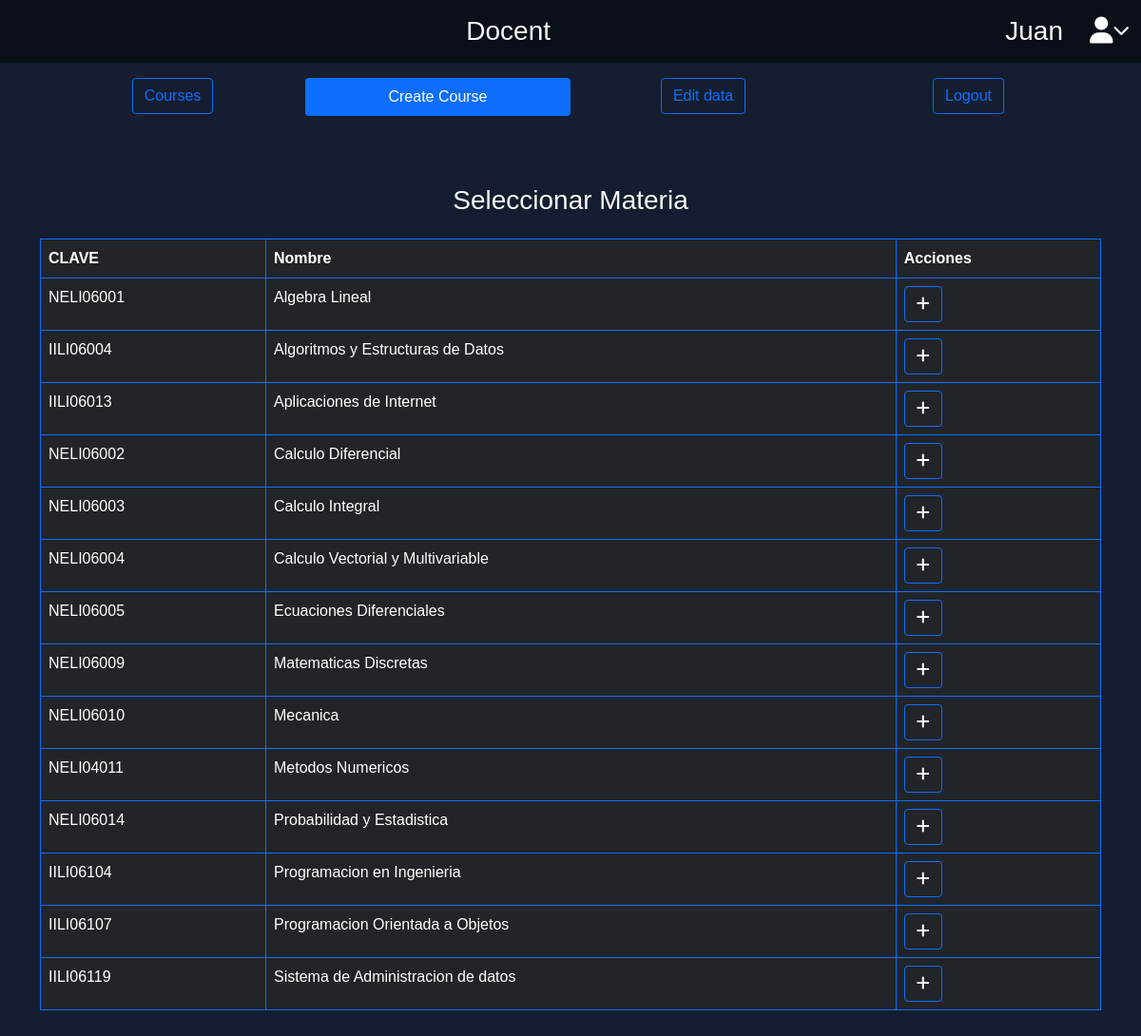
/index.php?docentView=create_course (signed in), run on the app's committed database.
### tables this page shows
CREATE TABLE IF NOT EXISTS materia(
	mat_clave VARCHAR (10) NOT NULL COMMENT 'identificador de la materia',
    mat_nombre VARCHAR (40) NOT NULL COMMENT 'Nombre de la materia',
    PRIMARY KEY (mat_clave),	 
								 
	INDEX (mat_nombre)
);

### controladores/P_controlador.php (called while the page is built)
<?php
class ControladorPlantilla{
    public function ctrTraerPlantilla(){
            include "vistas/plantilla.php";
    }
}

### index.php (called while the page is built, shortened)
<?php
require_once "controladores/P_controlador.php";
require_once "controladores/materia_controller.php";
require_once "controladores/inscripcion_controller.php";
require_once "modelos/materia_model.php";
$plantilla = new ControladorPlantilla();
$plantilla -> ctrTraerPlantilla();

### controladores/materia_controller.php (called while the page is built, shortened)
<?php
class ControladorMateria{
    static public function ctrSeleccionarRegistros($item, $valor){
        $tabla = "materia";
        $respuesta = ModeloMateria::mdlSeleccionarRegistros($tabla, $item, $valor);
        return $respuesta;
    }
}

### modelos/conexion.php (called while the page is built)
<?php
class Conexion{
    static public function conectar(){
        $link = new PDO("mysql:host=localhost:3380; dbname=schology", "root", "");
        $link -> exec("set names utf8");
        return $link;
    }
}
?>

### modelos/materia_model.php (called while the page is built, shortened)
<?php
require_once "conexion.php";
class ModeloMateria{
    static public function mdlSeleccionarRegistros($tabla, $item, $valor){
        if($item == null && $valor == null){
            $stmt = Conexion::conectar() -> prepare("SELECT * FROM $tabla ORDER BY mat_nombre ASC");
            $stmt->execute();
            return $stmt -> fetchAll();
        }else{
            $stmt = Conexion::conectar() -> prepare("SELECT * FROM $tabla WHERE $item = :$item");
            $stmt -> bindParam(":".$item, $valor, PDO::PARAM_STR);
            $stmt->execute();
            return $stmt -> fetch();
        }
    }
}

### vistas/pages/Docent/view/create_course.php (the view, shortened to what this page needs)
<?php
$materias = ControladorMateria::ctrSeleccionarRegistros(null, null);
?>
<h3 class="text-center text-light py-3">Seleccionar Materia</h3>
<table class="table table-dark table-bordered border-primary">
  <thead>
    <tr>
      <th scope="col">CLAVE</th>
      <th scope="col">Nombre</th>
      <th scope="col">Acciones</th>
    </tr>
  </thead>
  <tbody>
    <?php foreach ($materias as $key => $value) : ?>
      <tr>
        <td><?php echo $value["mat_clave"]; ?></td>
        <td><?php echo $value["mat_nombre"]; ?></td>
        <td>
            <form method="post">
              <button type="submit" class="btn btn-primary"><i class="fa-solid fa-plus" style="color: #fffff;"></i></button>
            </form>
          </div>
        </td>
      </tr>
    <?php endforeach ?>

### vistas/css/front.css (style rules this page uses)
body { margin:0; padding:0; font-family: sans-serif; background-color: #141e30; }

### vistas/css/create_curs.css (style rules this page uses)
.btn { background-color: transparent; }

### data on the page
materia: mat_clave "NELI06001", mat_nombre "Algebra Lineal"
materia: mat_clave "IILI06004", mat_nombre "Algoritmos y Estructuras de Datos"
materia: mat_clave "IILI06013", mat_nombre "Aplicaciones de Internet"
materia: mat_clave "NELI06002", mat_nombre "Calculo Diferencial"
materia: mat_clave "NELI06003", mat_nombre "Calculo Integral"
materia: mat_clave "NELI06004", mat_nombre "Calculo Vectorial y Multivariable"
materia: mat_clave "NELI06005", mat_nombre "Ecuaciones Diferenciales"
materia: mat_clave "NELI06009", mat_nombre "Matematicas Discretas"
materia: mat_clave "NELI06010", mat_nombre "Mecanica"
materia: mat_clave "NELI04011", mat_nombre "Metodos Numericos"
materia: mat_clave "NELI06014", mat_nombre "Probabilidad y Estadistica"
materia: mat_clave "IILI06104", mat_nombre "Programacion en Ingenieria"
materia: mat_clave "IILI06107", mat_nombre "Programacion Orientada a Objetos"
materia: mat_clave "IILI06119", mat_nombre "Sistema de Administracion de datos"
